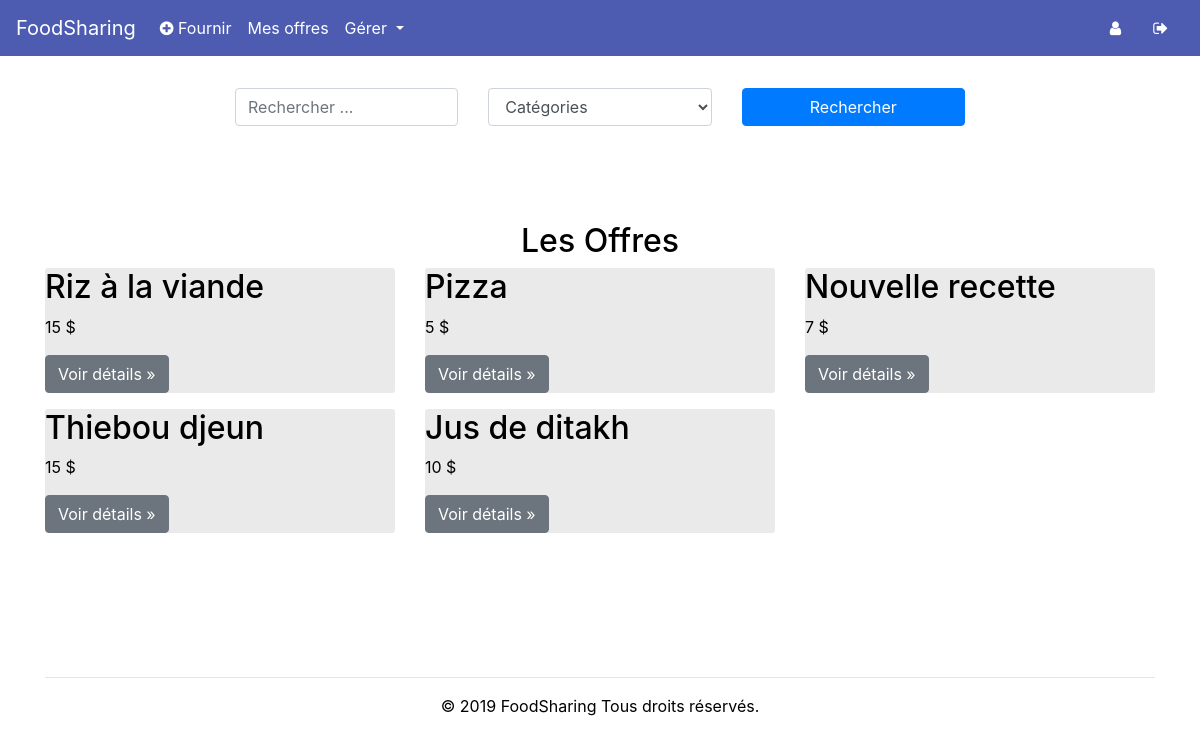
Page /admin (signed in) on the earlier database version.
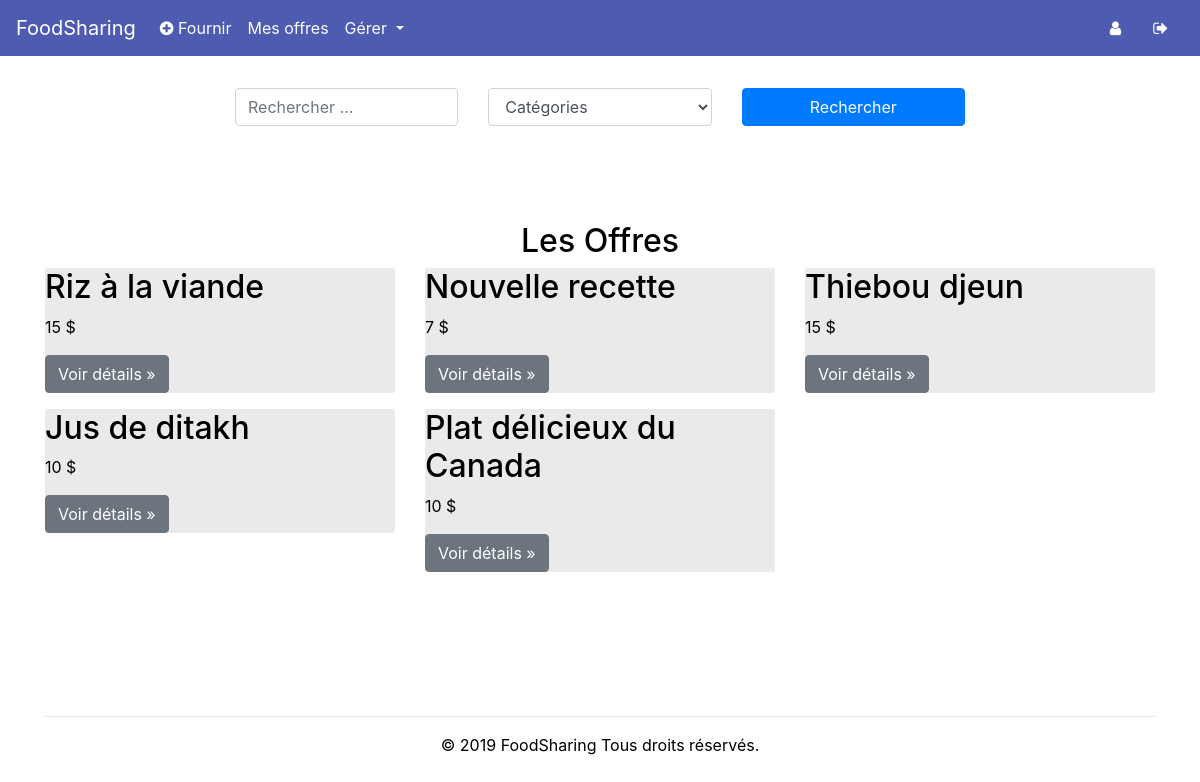
Same page on the later database version.
### tables this page shows
CREATE TABLE Offers (
    offer_id INTEGER PRIMARY KEY,
    offer_categorie_id INTEGER,
    offer_user_id INTEGER,
    offer_title varchar(255) NOT NULL,
    offer_description varchar(255) NOT NULL,
    offer_price varchar(255) NOT NULL,
    FOREIGN KEY(offer_categorie_id) REFERENCES Categories(categorie_id),
    FOREIGN KEY(offer_user_id) REFERENCES regularsUsers(user_id)
);

### app.py (the view)
@app.route('/admin')
def home_page_admin():
    if session.get("id") is None:
        return redirect('/')
    else:
        db = Database()
        offers = db.get_all_offers()
        categories = db.get_categories()
        db.disconnect()
        return render_template('home_admin.html', year=now, offers=offers, categories=categories)

### database.py (called while the page is built)
    def get_connection(self):
        if self.connection is None:
            try:
                self.connection = sqlite3.connect('database/users.db')
            except sqlite3.Error as error:
                print("Failed to insert Python variable into sqlite table", error)
        return self.connection

    def disconnect(self):
        if self.connection is not None:
            self.connection.close()

    def get_all_offers(self):
        connect = self.get_connection()
        cur = connect.cursor()
        cur.execute("SELECT * FROM Offers")
        result = cur.fetchall()
        if result is None:
            return None
        else:
            return result

    def get_categories(self):
        connect = self.get_connection()
        cur = connect.cursor()
        cur.execute("SELECT categorie_id, categorie_title FROM Categories ORDER BY categorie_title ASC")
        result = cur.fetchall()
        if result is None:
            return None
        else:
            return result

### templates/home_admin.html (shortened to what this page needs)
<!DOCTYPE html>
 <html class="not-ie no-js" lang="fr">
    <head>
        <link href="https://stackpath.bootstrapcdn.com/bootstrap/4.3.1/css/bootstrap.min.css" rel="stylesheet">
        <link href="/static/css/HomeStyle.css" rel="stylesheet">
        <link rel="stylesheet" href="https://cdnjs.cloudflare.com/ajax/libs/font-awesome/4.7.0/css/font-awesome.min.css">
    </head>
    <body>
            <nav class="navbar navbar-expand-lg navbar-light" style="background-color:#4d5cb1;">
                  <a class="navbar-brand" href="/" style="color:white!important;">FoodSharing</a>
                <div class="collapse navbar-collapse" id="navbarText">
                <ul class="navbar-nav mr-auto">
                  <li class="nav-item">
                    <a class="nav-link" href="/add_offer" style="color:white!important;"><i class="fa fa-plus-circle" aria-hidden="true"></i> Fournir</a>
                  </li>
                  <li class="nav-item">
                    <a class="nav-link" href="/my_offers" style="color:white!important;">Mes offres</a>
                  </li>
                <li class="nav-item">
                    <div class="dropdown show">
                        <a class="nav-link dropdown-toggle" style="color:white!important;" href="#" role="button" id="dropdownMenuLink" data-toggle="dropdown" aria-haspopup="true" aria-expanded="false">
                            Gérer
                        </a>
                    </div>
                  </li>
                </ul>
                <a class="nav-link" href="/profile" style="color:white!important;"><i class="fa fa-user" aria-hidden="true"></i></a>
                <a class="nav-link" href="/disconnect" style="color:white!important;"><i class="fa fa-sign-out" aria-hidden="true"></i></a>
              </div>
            </nav>
            <div class="container">
                <div class="row">
                    <div class="col-md-8" style="margin: 0 auto;">
                        <form style="padding-top: 2rem;" action="/search_results" method="get">
                            <div class="row">
                                <div class="col-md-4">
                                  <input class="form-control" name="search_value" type="text" placeholder="Rechercher ..." aria-label="Search">
                                </div>
                                <div class="col-md-4">
                                    <select class="form-control" name="categorie">
                                        <option value="-1">Catégories</option>
                                    </select>
                                </div>
                                <div class="col-md-4">
                                  <button class="btn btn-primary btn-block search">Rechercher</button>
                                </div>
                            </div>
                        </form>
                    </div>
                </div>
                <div class="row">
                    <div class="col-md-12"><h2 class="text-center" style="
                        padding-top: 6rem;
                        ">Les Offres</h2></div>
                </div>
                <div class="row">
                    {% if offers is defined %}
                        {% for offer_info in offers %}
                            <div class="col-md-4" style="/*margin-right: 3px;*/">
                            <article class="offer_container">
                              <h2>{{ offer_info[3] }}</h2>
                              <p> {{ offer_info[5] }} $</p>
                              <p><a class="btn btn-secondary" href="/offer/{{ offer_info[0] }}" role="button">Voir détails &raquo;</a></p>
                            </article>
                            </div>
                        {% endfor %}
                    {% else %}
                        <div class="col-md-12"><h3 class="text-center" style="color:yellowgreen">Il n'y a pas d'annonces présentement</h3></div>
                    {% endif %}
                </div>
				<div class="text-center footer">
                    <hr/>
		            <p>© {{ year }} FoodSharing Tous droits réservés.</p>
		        </div>
			</div>
    </body>

### static/css/HomeStyle.css (style rules this page uses)
body { background-color: #ffffff; color: black; }
.offer_container { background: #eaeaea; color: black; border-radius: 3px; }
.footer { margin-top:8rem; color:black; }

Differences in the rows shown:
removed Offers: offer_title "Pizza", offer_price "5"
added Offers: offer_title "Plat délicieux du Canada", offer_price "10"
